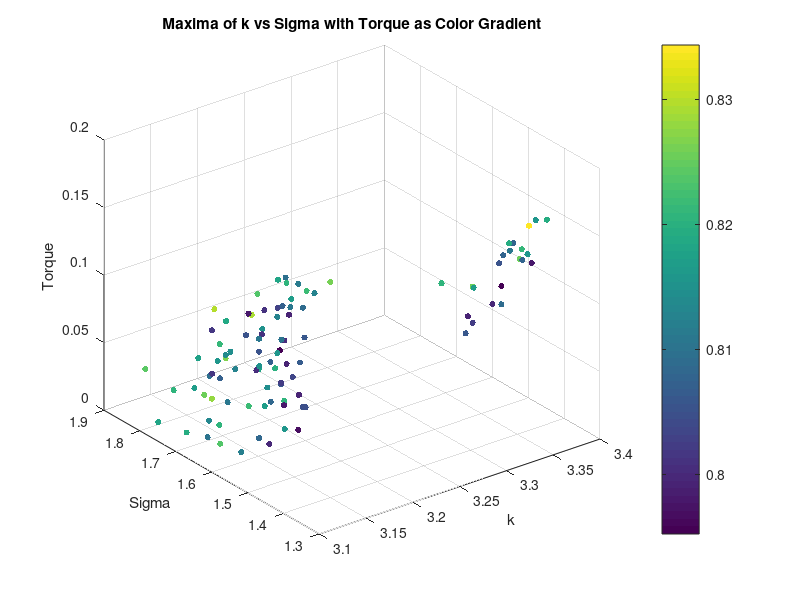
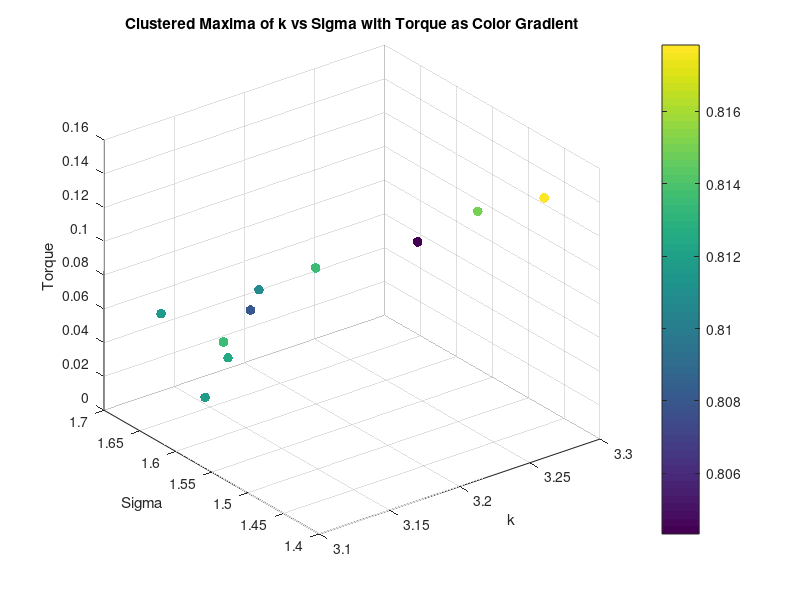
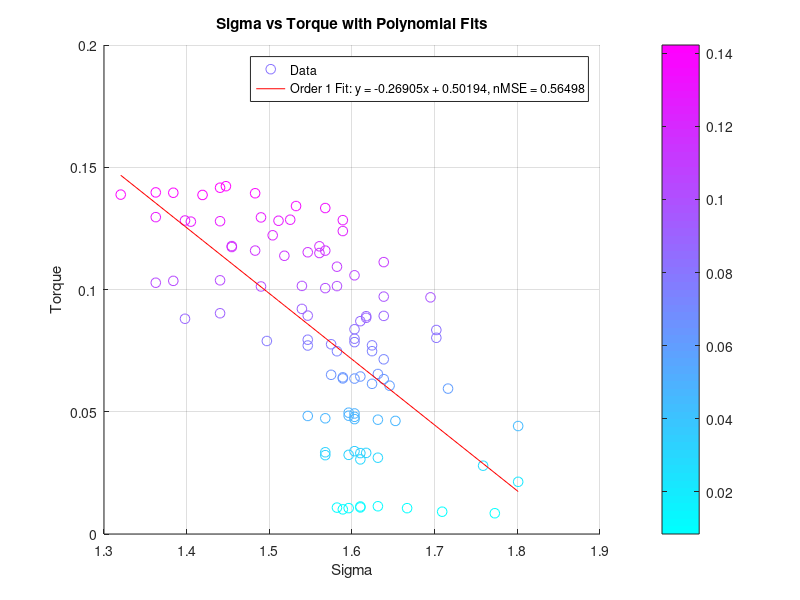
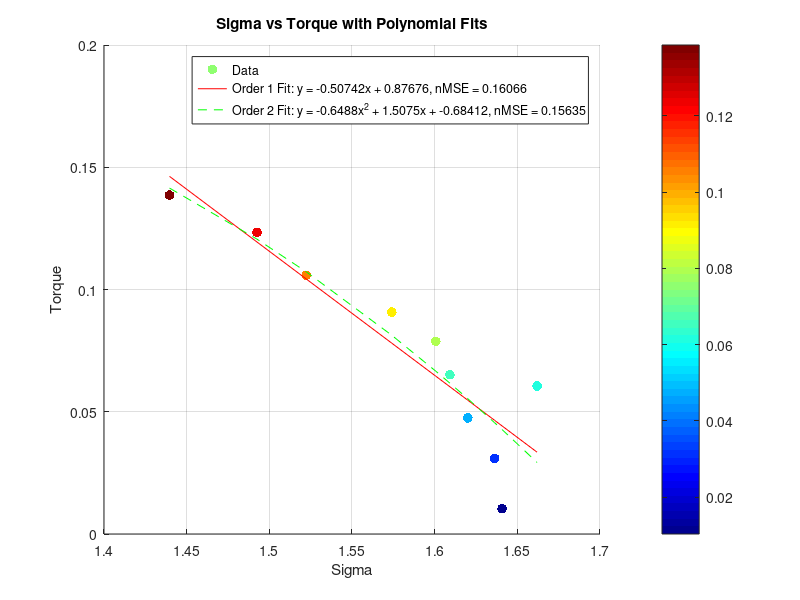

Write the MATLAB code that produced these figures, in order.
clear all;
close all;


%% Torque Analysis
load('maxima_data.mat');
scatter3(maxima_k, maxima_sigma, torque_values, 20, maxima_corr, 'filled');
xlabel('k');
ylabel('Sigma');
zlabel('Torque');
title('Maxima of k vs Sigma with Torque as Color Gradient');
colorbar;
grid on;
% K means clustering of torque into 10 clusters, taking mean of each cluster k, sigma and corr too
[cluster_idx, cluster_centers] = kmeans(torque_values', 10);
% Take the mean of each cluster
torque_means = zeros(10, 1);
sigma_means = zeros(10, 1);
k_means = zeros(10, 1);
corr_means = zeros(10, 1);
for i = 1:10
    torque_means(i) = mean(torque_values(cluster_idx == i));
    sigma_means(i) = mean(maxima_sigma(cluster_idx == i));
    k_means(i) = mean(maxima_k(cluster_idx == i));
    corr_means(i) = mean(maxima_corr(cluster_idx == i));
end
% Plot the clusters
figure;
scatter3(k_means, sigma_means, torque_means, 50, corr_means, 'filled');
xlabel('k');
ylabel('Sigma');
zlabel('Torque');
title('Clustered Maxima of k vs Sigma with Torque as Color Gradient');
colorbar;
grid on;
% Ensure data is sorted for polyfit
[sigma_sorted, sort_idx] = sort(maxima_sigma);
torque_sorted = torque_values(sort_idx);
% Display correlation between torque and sigma
disp('Correlation between Torque and Sigma:');
disp(corr(torque_sorted', sigma_sorted'));
% Display correlation between torque and sigma^2
disp('Correlation between Torque and Sigma^2:');
disp(corr(torque_sorted', sigma_sorted'.^2));
% Polyfit for sigma vs torque (order 1 and 2)
p1_sigma = polyfit(sigma_sorted, torque_sorted, 1);
% Calculate fitted values and normalized MSE for sigma vs torque
fitted_torque_p1_sigma = polyval(p1_sigma, sigma_sorted);
mse_p1_sigma = mean((torque_sorted - fitted_torque_p1_sigma).^2);
nmse_p1_sigma = mse_p1_sigma / var(torque_sorted);
% Display results for sigma vs torque
disp('Sigma vs Torque:');
disp(['Order 1 nMSE: ', num2str(nmse_p1_sigma)]);
%display correlation between torque and sigma
% Plot for sigma vs torque with polynomial fits (first instance)
figure;
scatter(sigma_sorted, torque_sorted, 50, torque_sorted,'DisplayName', 'Data');
% Create a custom colormap based on jet, excluding yellow/light orange
cmap = jet(256); % Get the jet colormap with 256 colors
cmap = cmap([1:140,180:256], :); % Keep only the first 200 colors, removing the yellow/light orange range
colormap(cool); % Apply the custom colormap
colorbar; % Add a colorbar to indicate the mapping of color to torque_sorted values
hold on;
plot(sigma_sorted, fitted_torque_p1_sigma, '-r', 'DisplayName', ...
    ['Order 1 Fit: y = ', num2str(p1_sigma(1)), 'x + ', num2str(p1_sigma(2)), ...
    ', nMSE = ', num2str(nmse_p1_sigma)]);
xlabel('Sigma');
ylabel('Torque');
title('Sigma vs Torque with Polynomial Fits');
legend('show');
grid on;
% Ensure data is sorted for polyfit
[sigma_sorted, sort_idx] = sort(sigma_means);
torque_sorted = torque_means(sort_idx);
%Display correlation between torque and sigma
disp('Correlation between Torque and Sigma:');
disp(corr(torque_sorted, sigma_sorted));
%Display correlation between torque and sigma^2
disp('Correlation between Torque and Sigma^2:');
disp(corr(torque_sorted, sigma_sorted.^2));
% Polyfit for sigma vs torque (order 1 and 2)
p1_sigma = polyfit(sigma_sorted, torque_sorted, 1);
p2_sigma = polyfit(sigma_sorted, torque_sorted, 2);
% Calculate zitted values and normalized MSE for sigma vs torque
fitted_torque_p1_sigma = polyval(p1_sigma, sigma_sorted);
fitted_torque_p2_sigma = polyval(p2_sigma, sigma_sorted);
mse_p1_sigma = mean((torque_sorted - fitted_torque_p1_sigma).^2);
mse_p2_sigma = mean((torque_sorted - fitted_torque_p2_sigma).^2);
nmse_p1_sigma = mse_p1_sigma / var(torque_sorted);
nmse_p2_sigma = mse_p2_sigma / var(torque_sorted);
% Display results for sigma vs torque
disp('Sigma vs Torque:');
disp(['Order 1 nMSE: ', num2str(nmse_p1_sigma)]);
disp(['Order 2 nMSE: ', num2str(nmse_p2_sigma)]);
% Plot for sigma vs torque with polynomial fits (second instance)
figure;
scatter(sigma_sorted, torque_sorted, 50, torque_sorted, 'filled', 'DisplayName', 'Data');
colormap(jet); % High contrast colormap suitable for white background
colorbar; % Add a colorbar to indicate the mapping of color to torque_sorted values
hold on;
plot(sigma_sorted, fitted_torque_p1_sigma, '-r', 'DisplayName', ...
    ['Order 1 Fit: y = ', num2str(p1_sigma(1)), 'x + ', num2str(p1_sigma(2)), ...
    ', nMSE = ', num2str(nmse_p1_sigma)]);
plot(sigma_sorted, fitted_torque_p2_sigma, '--g', 'DisplayName', ...
    ['Order 2 Fit: y = ', num2str(p2_sigma(1)), 'x^2 + ', num2str(p2_sigma(2)), ...
    'x + ', num2str(p2_sigma(3)), ', nMSE = ', num2str(nmse_p2_sigma)]);
xlabel('Sigma');
ylabel('Torque');
title('Sigma vs Torque with Polynomial Fits');
legend('show');
grid on;

%% Diameter Analysis
% Saved as diameter_value, k_values(max_k_idx), sigma_values(max_sigma_idx), max_val
load('maxima_data_Diam.mat');

figure;
scatter3(maxima_matrix(:, 2), maxima_matrix(:, 3), maxima_matrix(:, 1), 50, maxima_matrix(:, 1), 'filled'); 
xlabel('k');
ylabel('Sigma');
zlabel('Diameter');
title('Maxima of k vs Sigma with Diameter as Color Gradient');
colorbar;
grid on;

% K vs d
% Ensure data is sorted for polyfit
[k_sorted, sort_idx] = sort(maxima_matrix(:, 2));
d_sorted = maxima_matrix(sort_idx, 1);
% Display correlation between d and k
disp('Correlation between Diameter and k:');
disp(corr(d_sorted, k_sorted));

%plot for k vs diam with polynomial fits
figure;
scatter(k_sorted, d_sorted, 50, d_sorted, 'filled', 'DisplayName', 'Data');
colormap(jet); % High contrast colormap suitable for white background
colorbar; % Add a colorbar to indicate the mapping of color to d_sorted values

hold on;
p1_k = polyfit(k_sorted, d_sorted, 1);
fitted_d_p1_k = polyval(p1_k, k_sorted);
mse_p1_k = mean((d_sorted - fitted_d_p1_k).^2);
nmse_p1_k = mse_p1_k / var(d_sorted);
disp('Diameter vs k:');
disp(['Order 1 nMSE: ', num2str(nmse_p1_k)]);
plot(k_sorted, fitted_d_p1_k, '-r', 'DisplayName', ...
    ['Order 1 Fit: y = ', num2str(p1_k(1)), 'x + ', num2str(p1_k(2)), ...
    ', nMSE = ', num2str(nmse_p1_k)]);
xlabel('k');
ylabel('Diameter');
title('k vs Diameter with Polynomial Fits');
legend('show');
